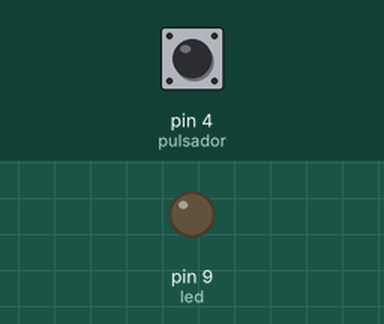
The sketch below on a simulated Arduino Uno, built with avr-gcc and run on an emulated ATmega328P. On the bench: output pins drawn as LEDs (lit = HIGH). Inputs (shaded band) come from the test bench; at power-on: pin 4 (pulsador) HIGH.

Above: at 1.2 s.
1.3 s: pin 4 (pulsador) pulled LOW for 0.15 s
At 1.37 s:
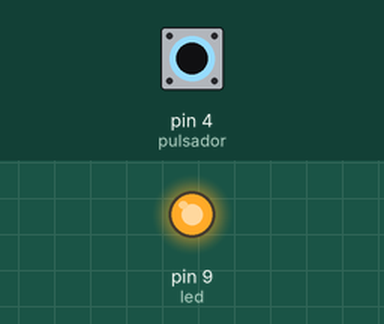
2.9 s: pin 4 (pulsador) pulled LOW for 3.2 s
At 7.1 s:
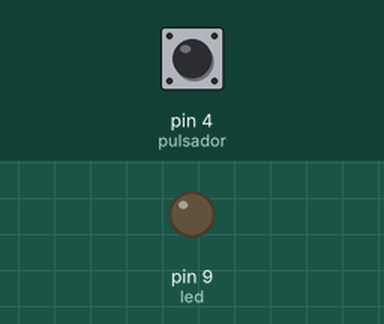
Timing chart, 0 to 8.6 s (numbered marks = the images above; inputs shaded):
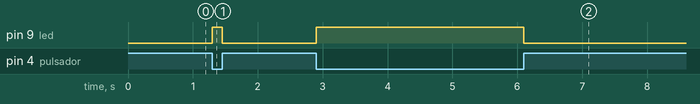

The sketch:

pulsador_pull_up1__1_.ino
```cpp
/*
Autor: Roberto Rico Sandoval.
Fille: Pulsador con resistencias.
Date: 19/12/2022
*/

int led = 9;
int pulsador = 4;

void setup()
{
  pinMode(led, OUTPUT);
  pinMode(pulsador, INPUT_PULLUP);
}

void loop()
{

  if(digitalRead(pulsador) == LOW){

    digitalWrite(led, HIGH);
  }
  else{

    digitalWrite(led, LOW);
  }
}
```

Measured:
- after the input at 1.3 s, pin 9 (led): LOW → HIGH at once, → LOW 0.15 s later
- after the input at 2.9 s, pin 9 (led): LOW → HIGH at once, → LOW 3.2 s later
